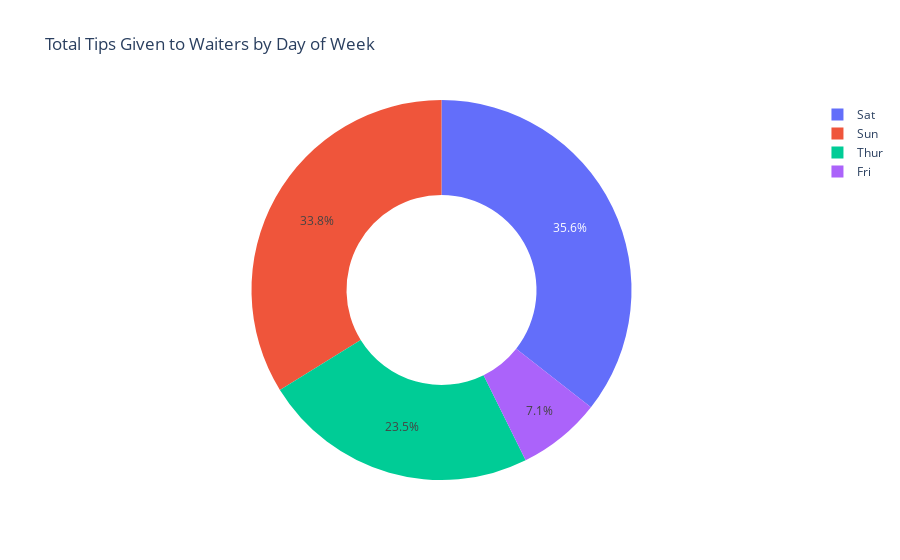

Notebook code cell kept with this figure:
### Code cell
#Q:7
import pandas as pd
import plotly.express as px

# Group the data by day of the week and calculate the total tips for each day
tips_by_day = df.groupby('day')['tip'].sum().reset_index()

# Sort the data by total tips in descending order to identify the day with the most tips
tips_by_day_sorted = tips_by_day.sort_values(by='tip', ascending=False)

# Create a pie chart with a large hole to visualize tips by day of the week
fig = px.pie(tips_by_day_sorted, values='tip', names='day', hole=0.5,
             title='Total Tips Given to Waiters by Day of Week')
fig.show()

### Figure 1 — Plotly figure (JSON) as saved in the notebook; plotly's stock layout.template omitted (floating-point values rounded to 4 significant figures)
{"data": [{"domain": {"x": [0, 1], "y": [0, 1]}, "hole": 0.5, "hovertemplate": "day=%{label}<br>tip=%{value}<extra></extra>", "labels": ["Sat", "Sun", "Thur", "Fri"], "legendgroup": "", "name": "", "showlegend": true, "type": "pie", "values": [260.4, 247.4, 171.8, 51.96]}], "layout": {"legend": {"tracegroupgap": 0}, "title": {"text": "Total Tips Given to Waiters by Day of Week"}}}
